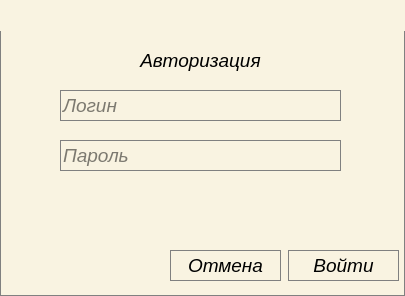
<?xml version="1.0" encoding="UTF-8"?>
<ui version="4.0">
 <class>Login_Admin</class>
 <widget class="QDialog" name="Login_Admin">
  <property name="geometry">
   <rect>
    <x>0</x>
    <y>0</y>
    <width>405</width>
    <height>296</height>
   </rect>
  </property>
  <property name="windowTitle">
   <string>Вход</string>
  </property>
  <property name="styleSheet">
   <string notr="true">background-color:#f9f3e1;
border: 1px solid gray;
font: 75 italic 14pt;</string>
  </property>
  <widget class="QLabel" name="auth_lable">
   <property name="geometry">
    <rect>
     <x>60</x>
     <y>40</y>
     <width>281</width>
     <height>41</height>
    </rect>
   </property>
   <property name="styleSheet">
    <string notr="true">font: 75 italic 18pt &quot;Ubuntu Mono&quot;;
border: 0px; </string>
   </property>
   <property name="text">
    <string>Авторизация</string>
   </property>
   <property name="alignment">
    <set>Qt::AlignCenter</set>
   </property>
  </widget>
  <widget class="QLineEdit" name="auth_lineEdit_login">
   <property name="geometry">
    <rect>
     <x>60</x>
     <y>90</y>
     <width>281</width>
     <height>31</height>
    </rect>
   </property>
   <property name="placeholderText">
    <string>Логин</string>
   </property>
  </widget>
  <widget class="QLineEdit" name="auth_lineEdit_pass">
   <property name="geometry">
    <rect>
     <x>60</x>
     <y>140</y>
     <width>281</width>
     <height>31</height>
    </rect>
   </property>
   <property name="echoMode">
    <enum>QLineEdit::Password</enum>
   </property>
   <property name="placeholderText">
    <string>Пароль</string>
   </property>
  </widget>
  <widget class="QPushButton" name="pushButton_ok">
   <property name="geometry">
    <rect>
     <x>288</x>
     <y>250</y>
     <width>111</width>
     <height>31</height>
    </rect>
   </property>
   <property name="styleSheet">
    <string notr="true">QPushButton:pressed{
background-color :qconicalgradient(cx:0, cy:0, angle:135, stop:0 rgba(255, 255, 0, 69), stop:0.375 rgba(255, 255, 0, 69), stop:0.423533 rgba(251, 255, 0, 145), stop:0.45 rgba(247, 255, 0, 208), stop:0.477581 rgba(255, 244, 71, 130), stop:0.518717 rgba(255, 218, 71, 130), stop:0.55 rgba(255, 255, 0, 255), stop:0.57754 rgba(255, 203, 0, 130), stop:0.625 rgba(255, 255, 0, 69), stop:1 rgba(255, 255, 0, 69))
}  </string>
   </property>
   <property name="text">
    <string>Войти</string>
   </property>
  </widget>
  <widget class="QPushButton" name="pushButton_cancel">
   <property name="geometry">
    <rect>
     <x>170</x>
     <y>250</y>
     <width>111</width>
     <height>31</height>
    </rect>
   </property>
   <property name="styleSheet">
    <string notr="true">QPushButton:pressed{
background-color :qconicalgradient(cx:0, cy:0, angle:135, stop:0 rgba(255, 255, 0, 69), stop:0.375 rgba(255, 255, 0, 69), stop:0.423533 rgba(251, 255, 0, 145), stop:0.45 rgba(247, 255, 0, 208), stop:0.477581 rgba(255, 244, 71, 130), stop:0.518717 rgba(255, 218, 71, 130), stop:0.55 rgba(255, 255, 0, 255), stop:0.57754 rgba(255, 203, 0, 130), stop:0.625 rgba(255, 255, 0, 69), stop:1 rgba(255, 255, 0, 69))
}  </string>
   </property>
   <property name="text">
    <string>Отмена</string>
   </property>
  </widget>
  <widget class="QLabel" name="login_label_status">
   <property name="geometry">
    <rect>
     <x>0</x>
     <y>0</y>
     <width>411</width>
     <height>31</height>
    </rect>
   </property>
   <property name="styleSheet">
    <string notr="true">border: 0;
</string>
   </property>
   <property name="text">
    <string/>
   </property>
   <property name="alignment">
    <set>Qt::AlignCenter</set>
   </property>
  </widget>
 </widget>
 <resources/>
 <connections/>
</ui>
